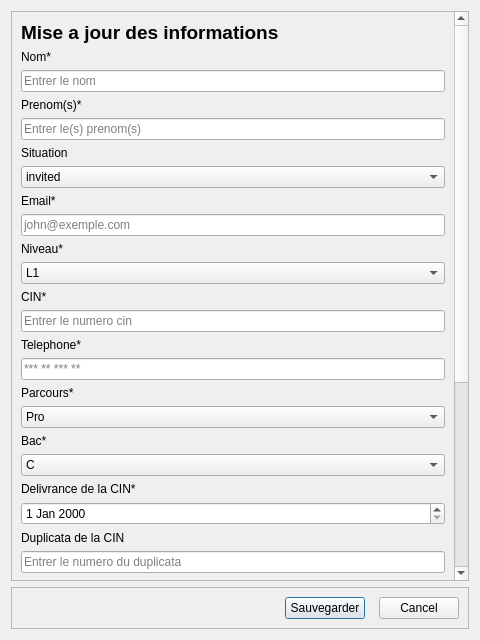
<?xml version="1.0" encoding="UTF-8"?>
<ui version="4.0">
 <class>UpdateStudent</class>
 <widget class="QDialog" name="UpdateStudent">
  <property name="geometry">
   <rect>
    <x>0</x>
    <y>0</y>
    <width>480</width>
    <height>640</height>
   </rect>
  </property>
  <property name="windowTitle">
   <string>Dialog</string>
  </property>
  <layout class="QGridLayout" name="gridLayout">
   <item row="1" column="0">
    <widget class="QFrame" name="frame">
     <property name="frameShape">
      <enum>QFrame::StyledPanel</enum>
     </property>
     <property name="frameShadow">
      <enum>QFrame::Raised</enum>
     </property>
     <layout class="QHBoxLayout" name="horizontalLayout">
      <item>
       <spacer name="horizontalSpacer_2">
        <property name="orientation">
         <enum>Qt::Horizontal</enum>
        </property>
        <property name="sizeHint" stdset="0">
         <size>
          <width>40</width>
          <height>20</height>
         </size>
        </property>
       </spacer>
      </item>
      <item>
       <spacer name="horizontalSpacer_3">
        <property name="orientation">
         <enum>Qt::Horizontal</enum>
        </property>
        <property name="sizeHint" stdset="0">
         <size>
          <width>40</width>
          <height>20</height>
         </size>
        </property>
       </spacer>
      </item>
      <item>
       <spacer name="horizontalSpacer">
        <property name="orientation">
         <enum>Qt::Horizontal</enum>
        </property>
        <property name="sizeHint" stdset="0">
         <size>
          <width>40</width>
          <height>20</height>
         </size>
        </property>
       </spacer>
      </item>
      <item>
       <widget class="QPushButton" name="saveBtn">
        <property name="text">
         <string>Sauvegarder</string>
        </property>
       </widget>
      </item>
      <item>
       <widget class="QDialogButtonBox" name="buttonBox">
        <property name="orientation">
         <enum>Qt::Horizontal</enum>
        </property>
        <property name="standardButtons">
         <set>QDialogButtonBox::Cancel</set>
        </property>
        <property name="centerButtons">
         <bool>false</bool>
        </property>
       </widget>
      </item>
     </layout>
    </widget>
   </item>
   <item row="0" column="0">
    <widget class="QScrollArea" name="scrollArea">
     <property name="widgetResizable">
      <bool>true</bool>
     </property>
     <widget class="QWidget" name="scrollAreaWidgetContents">
      <property name="geometry">
       <rect>
        <x>0</x>
        <y>0</y>
        <width>446</width>
        <height>878</height>
       </rect>
      </property>
      <layout class="QGridLayout" name="gridLayout_2">
       <item row="0" column="0">
        <layout class="QVBoxLayout" name="verticalLayout_2">
         <item>
          <widget class="QLabel" name="label_17">
           <property name="text">
            <string>&lt;html&gt;&lt;head/&gt;&lt;body&gt;&lt;p&gt;&lt;span style=&quot; font-size:14pt; font-weight:600;&quot;&gt;Mise a jour des informations&lt;/span&gt;&lt;/p&gt;&lt;/body&gt;&lt;/html&gt;</string>
           </property>
          </widget>
         </item>
         <item>
          <widget class="QLabel" name="label">
           <property name="text">
            <string>Nom*</string>
           </property>
          </widget>
         </item>
         <item>
          <widget class="QLineEdit" name="lastname">
           <property name="placeholderText">
            <string>Entrer le nom</string>
           </property>
          </widget>
         </item>
        </layout>
       </item>
       <item row="1" column="0">
        <layout class="QVBoxLayout" name="verticalLayout_7">
         <item>
          <widget class="QLabel" name="label_6">
           <property name="text">
            <string>Prenom(s)*</string>
           </property>
          </widget>
         </item>
         <item>
          <widget class="QLineEdit" name="firstname">
           <property name="placeholderText">
            <string>Entrer le(s) prenom(s)</string>
           </property>
          </widget>
         </item>
        </layout>
       </item>
       <item row="2" column="0">
        <layout class="QVBoxLayout" name="verticalLayout_18">
         <item>
          <widget class="QLabel" name="label_18">
           <property name="text">
            <string>Situation</string>
           </property>
          </widget>
         </item>
         <item>
          <widget class="QComboBox" name="situation">
           <item>
            <property name="text">
             <string>invited</string>
            </property>
           </item>
           <item>
            <property name="text">
             <string>admited</string>
            </property>
           </item>
           <item>
            <property name="text">
             <string>unpaid</string>
            </property>
           </item>
          </widget>
         </item>
        </layout>
       </item>
       <item row="3" column="0">
        <layout class="QVBoxLayout" name="verticalLayout_9">
         <item>
          <widget class="QLabel" name="label_8">
           <property name="text">
            <string>Email*</string>
           </property>
          </widget>
         </item>
         <item>
          <widget class="QLineEdit" name="email">
           <property name="placeholderText">
            <string>john@exemple.com</string>
           </property>
          </widget>
         </item>
        </layout>
       </item>
       <item row="4" column="0">
        <layout class="QVBoxLayout" name="verticalLayout_3">
         <item>
          <widget class="QLabel" name="label_2">
           <property name="text">
            <string>Niveau*</string>
           </property>
          </widget>
         </item>
         <item>
          <widget class="QComboBox" name="level">
           <item>
            <property name="text">
             <string>L1</string>
            </property>
           </item>
           <item>
            <property name="text">
             <string>L2</string>
            </property>
           </item>
           <item>
            <property name="text">
             <string>L3</string>
            </property>
           </item>
           <item>
            <property name="text">
             <string>M1</string>
            </property>
           </item>
           <item>
            <property name="text">
             <string>M2</string>
            </property>
           </item>
          </widget>
         </item>
        </layout>
       </item>
       <item row="5" column="0">
        <layout class="QVBoxLayout" name="verticalLayout_10">
         <item>
          <widget class="QLabel" name="label_9">
           <property name="text">
            <string>CIN*</string>
           </property>
          </widget>
         </item>
         <item>
          <widget class="QLineEdit" name="cin">
           <property name="text">
            <string/>
           </property>
           <property name="placeholderText">
            <string>Entrer le numero cin</string>
           </property>
          </widget>
         </item>
        </layout>
       </item>
       <item row="6" column="0">
        <layout class="QVBoxLayout" name="verticalLayout_14">
         <item>
          <widget class="QLabel" name="label_13">
           <property name="text">
            <string>Telephone*</string>
           </property>
          </widget>
         </item>
         <item>
          <widget class="QLineEdit" name="phone">
           <property name="placeholderText">
            <string>*** ** *** **</string>
           </property>
          </widget>
         </item>
        </layout>
       </item>
       <item row="7" column="0">
        <layout class="QVBoxLayout" name="verticalLayout_17">
         <item>
          <widget class="QLabel" name="label_16">
           <property name="text">
            <string>Parcours*</string>
           </property>
          </widget>
         </item>
         <item>
          <widget class="QComboBox" name="category">
           <item>
            <property name="text">
             <string>Pro</string>
            </property>
           </item>
           <item>
            <property name="text">
             <string>Gb</string>
            </property>
           </item>
           <item>
            <property name="text">
             <string>Sr</string>
            </property>
           </item>
           <item>
            <property name="text">
             <string>Ig</string>
            </property>
           </item>
          </widget>
         </item>
        </layout>
       </item>
       <item row="8" column="0">
        <layout class="QVBoxLayout" name="verticalLayout_16">
         <item>
          <widget class="QLabel" name="label_15">
           <property name="text">
            <string>Bac*</string>
           </property>
          </widget>
         </item>
         <item>
          <widget class="QComboBox" name="bac">
           <item>
            <property name="text">
             <string>C</string>
            </property>
           </item>
           <item>
            <property name="text">
             <string>D</string>
            </property>
           </item>
           <item>
            <property name="text">
             <string>S</string>
            </property>
           </item>
           <item>
            <property name="text">
             <string>T</string>
            </property>
           </item>
          </widget>
         </item>
        </layout>
       </item>
       <item row="9" column="0">
        <layout class="QVBoxLayout" name="verticalLayout_4">
         <item>
          <widget class="QLabel" name="label_3">
           <property name="text">
            <string>Delivrance de la CIN*</string>
           </property>
          </widget>
         </item>
         <item>
          <widget class="QDateEdit" name="deliveranceDate"/>
         </item>
        </layout>
       </item>
       <item row="10" column="0">
        <layout class="QVBoxLayout" name="verticalLayout_8">
         <item>
          <widget class="QLabel" name="label_7">
           <property name="text">
            <string>Duplicata de la CIN</string>
           </property>
          </widget>
         </item>
         <item>
          <widget class="QLineEdit" name="duplicata">
           <property name="placeholderText">
            <string>Entrer le numero du duplicata</string>
           </property>
          </widget>
         </item>
        </layout>
       </item>
       <item row="11" column="0">
        <layout class="QVBoxLayout" name="verticalLayout_5">
         <item>
          <widget class="QLabel" name="label_4">
           <property name="text">
            <string>Delivrance du duplicata</string>
           </property>
          </widget>
         </item>
         <item>
          <widget class="QDateEdit" name="duplicataDate"/>
         </item>
        </layout>
       </item>
       <item row="12" column="0">
        <layout class="QVBoxLayout" name="verticalLayout_11">
         <item>
          <widget class="QLabel" name="label_10">
           <property name="text">
            <string>Annee d'inscription*</string>
           </property>
          </widget>
         </item>
         <item>
          <widget class="QSpinBox" name="inscriptionYear">
           <property name="minimum">
            <number>2022</number>
           </property>
           <property name="maximum">
            <number>2100</number>
           </property>
          </widget>
         </item>
        </layout>
       </item>
       <item row="13" column="0">
        <layout class="QVBoxLayout" name="verticalLayout_6">
         <item>
          <widget class="QLabel" name="label_5">
           <property name="text">
            <string>Annee de naissance*</string>
           </property>
          </widget>
         </item>
         <item>
          <widget class="QDateEdit" name="birthday"/>
         </item>
        </layout>
       </item>
       <item row="14" column="0">
        <layout class="QVBoxLayout" name="verticalLayout_12">
         <item>
          <widget class="QLabel" name="label_11">
           <property name="text">
            <string>Lieu de naissance*</string>
           </property>
          </widget>
         </item>
         <item>
          <widget class="QLineEdit" name="birthplace"/>
         </item>
        </layout>
       </item>
       <item row="15" column="0">
        <layout class="QVBoxLayout" name="verticalLayout_13">
         <item>
          <widget class="QLabel" name="label_12">
           <property name="text">
            <string>Nom de la mere*</string>
           </property>
          </widget>
         </item>
         <item>
          <widget class="QLineEdit" name="motherName"/>
         </item>
        </layout>
       </item>
       <item row="16" column="0">
        <layout class="QVBoxLayout" name="verticalLayout_15">
         <item>
          <widget class="QLabel" name="label_14">
           <property name="text">
            <string>Nom du pere*</string>
           </property>
          </widget>
         </item>
         <item>
          <widget class="QLineEdit" name="fatherName"/>
         </item>
        </layout>
       </item>
      </layout>
     </widget>
    </widget>
   </item>
  </layout>
 </widget>
 <resources/>
 <connections>
  <connection>
   <sender>buttonBox</sender>
   <signal>accepted()</signal>
   <receiver>UpdateStudent</receiver>
   <slot>accept()</slot>
   <hints>
    <hint type="sourcelabel">
     <x>248</x>
     <y>254</y>
    </hint>
    <hint type="destinationlabel">
     <x>157</x>
     <y>274</y>
    </hint>
   </hints>
  </connection>
  <connection>
   <sender>buttonBox</sender>
   <signal>rejected()</signal>
   <receiver>UpdateStudent</receiver>
   <slot>reject()</slot>
   <hints>
    <hint type="sourcelabel">
     <x>316</x>
     <y>260</y>
    </hint>
    <hint type="destinationlabel">
     <x>286</x>
     <y>274</y>
    </hint>
   </hints>
  </connection>
 </connections>
</ui>
